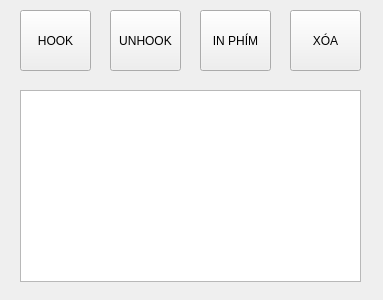
<?xml version="1.0" encoding="UTF-8"?>
<ui version="4.0">
 <class>Key_Design</class>
 <widget class="QWidget" name="Key_Design">
  <property name="geometry">
   <rect>
    <x>0</x>
    <y>0</y>
    <width>383</width>
    <height>300</height>
   </rect>
  </property>
  <property name="windowTitle">
   <string>Form</string>
  </property>
  <widget class="QPushButton" name="delete_Button">
   <property name="geometry">
    <rect>
     <x>290</x>
     <y>10</y>
     <width>71</width>
     <height>61</height>
    </rect>
   </property>
   <property name="text">
    <string>XÓA</string>
   </property>
  </widget>
  <widget class="QPushButton" name="hook_Button">
   <property name="geometry">
    <rect>
     <x>20</x>
     <y>10</y>
     <width>71</width>
     <height>61</height>
    </rect>
   </property>
   <property name="text">
    <string>HOOK</string>
   </property>
  </widget>
  <widget class="QPushButton" name="printkey_Button">
   <property name="geometry">
    <rect>
     <x>200</x>
     <y>10</y>
     <width>71</width>
     <height>61</height>
    </rect>
   </property>
   <property name="text">
    <string>IN PHÍM</string>
   </property>
  </widget>
  <widget class="QPushButton" name="unhook_Button">
   <property name="geometry">
    <rect>
     <x>110</x>
     <y>10</y>
     <width>71</width>
     <height>61</height>
    </rect>
   </property>
   <property name="text">
    <string>UNHOOK</string>
   </property>
  </widget>
  <widget class="QListWidget" name="list">
   <property name="geometry">
    <rect>
     <x>20</x>
     <y>90</y>
     <width>341</width>
     <height>192</height>
    </rect>
   </property>
  </widget>
 </widget>
 <resources/>
 <connections/>
</ui>
